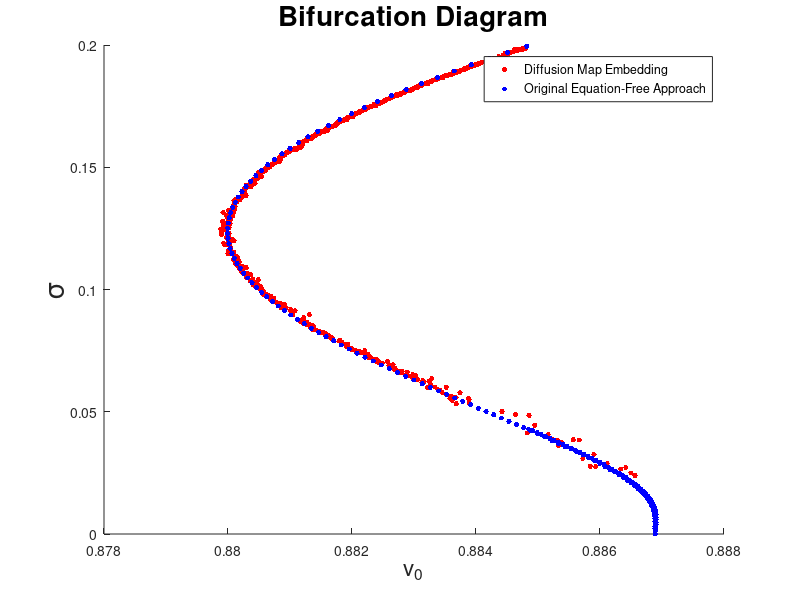

The MATLAB source for this figure:
%% plot the bifurcation diagram
% load the diffusion map bifurcation data
load('diffusionMapBif.mat', 'x', 'y');

% load the sigma bifurcation data
load('eqFreeBif.mat', 'bif');

% plot the two bifurcation diagrams
figure; hold on;
plot(x, y, 'r.', 'markersize', 12);
plot(bif(2,30:end), bif(1,30:end), 'b.', 'markersize', 12);
xlabel('v_0', 'fontsize', 16);
ylabel('\sigma', 'fontsize', 20);
title('Bifurcation Diagram', 'fontsize', 20);
ylim([0 0.2]);
legend('Diffusion Map Embedding', 'Original Equation-Free Approach');
hold off;